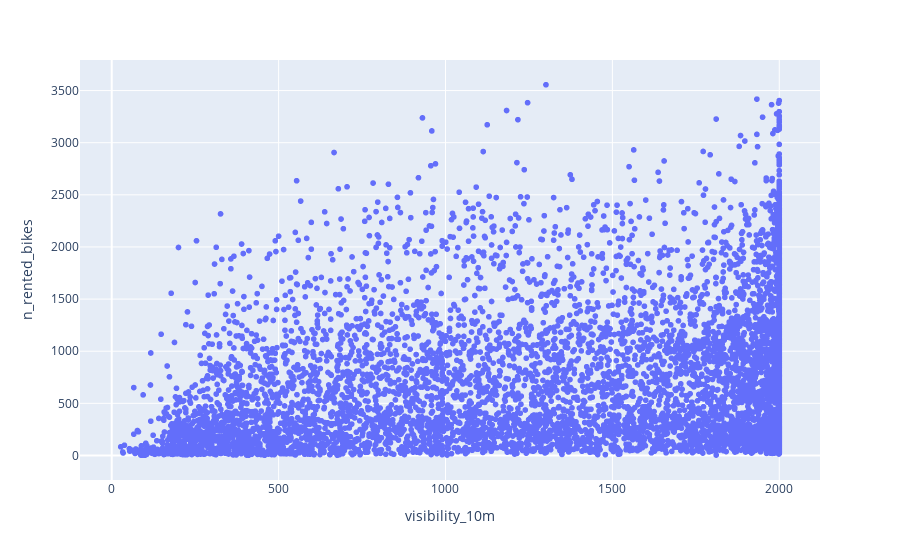

The code cell stored with this chart in its notebook:
### Code cell
## check relation between n_rented and and visibility_10m


px.scatter(df, x= 'visibility_10m', y= 'n_rented_bikes')

### Figure 1 — Plotly figure (JSON) as saved in the notebook; plotly's stock layout.template omitted (floating-point values rounded to 4 significant figures; data arrays with more than 128 entries replaced by an {"elided": "..."} marker saying what was removed)
{"data": [{"hovertemplate": "visibility_10m=%{x}<br>n_rented_bikes=%{y}<extra></extra>", "legendgroup": "", "marker": {"color": "#636efa", "symbol": "circle"}, "mode": "markers", "name": "", "showlegend": false, "type": "scattergl", "x": {"elided": "8465 int values"}, "xaxis": "x", "y": {"elided": "8465 int values"}, "yaxis": "y"}], "layout": {"legend": {"tracegroupgap": 0}, "margin": {"t": 60}, "xaxis": {"anchor": "y", "domain": [0, 1], "title": {"text": "visibility_10m"}}, "yaxis": {"anchor": "x", "domain": [0, 1], "title": {"text": "n_rented_bikes"}}}}
